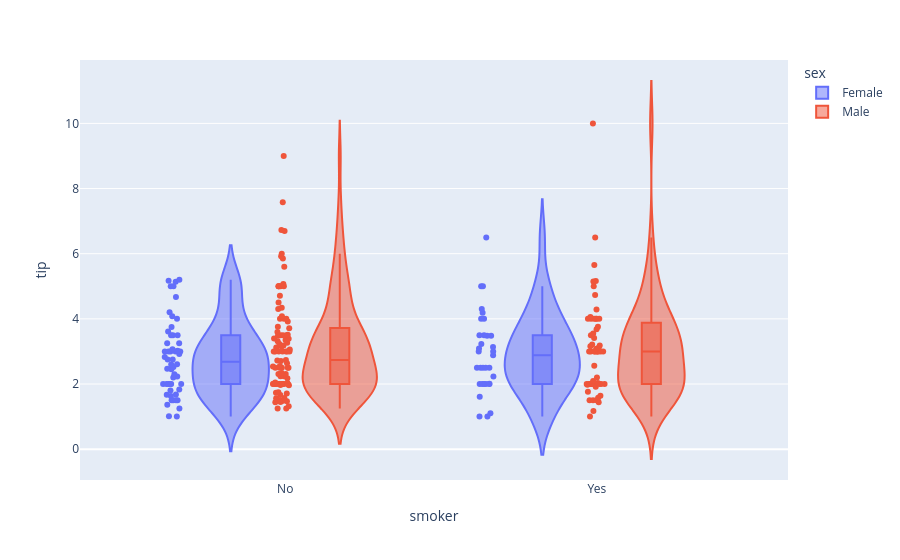

Notebook code cell kept with this figure:
### Markdown cell above
Multiple Violin Plots

### Code cell
df = px.data.tips()
fig = px.violin(df, y="tip", x="smoker", color="sex", box=True, points="all",
          hover_data=df.columns)
fig.show()

### Figure 1 — Plotly figure (JSON) as saved in the notebook; plotly's stock layout.template omitted (floating-point values rounded to 4 significant figures; data arrays with more than 128 entries replaced by an {"elided": "..."} marker saying what was removed)
{"data": [{"alignmentgroup": "True", "box": {"visible": true}, "customdata": {"elided": "87x5 mixed values"}, "hovertemplate": "sex=%{customdata[1]}<br>smoker=%{x}<br>tip=%{y}<br>total_bill=%{customdata[0]}<br>day=%{customdata[2]}<br>time=%{customdata[3]}<br>size=%{customdata[4]}<extra></extra>", "legendgroup": "Female", "marker": {"color": "#636efa"}, "name": "Female", "offsetgroup": "Female", "orientation": "v", "points": "all", "scalegroup": "True", "showlegend": true, "type": "violin", "x": ["No", "No", "No", "No", "No", "No", "No", "No", "No", "No", "No", "No", "No", "No", "No", "No", "Yes", "No", "Yes", "Yes", "No", "No", "No", "Yes", "Yes", "No", "Yes", "Yes", "Yes", "Yes", "No", "Yes", "No", "No", "No", "No", "No", "No", "No", "No", "No", "No", "No", "No", "No", "No", "No", "No", "No", "No", "No", "No", "No", "No", "No", "No", "No", "No", "No", "No", "No", "Yes", "Yes", "Yes", "Yes", "Yes", "Yes", "Yes", "Yes", "Yes", "Yes", "Yes", "Yes", "Yes", "Yes", "Yes", "Yes", "Yes", "Yes", "Yes", "No", "Yes", "Yes", "Yes", "No", "Yes", "No"], "x0": " ", "xaxis": "x", "y": [1.01, 3.61, 5.0, 3.02, 1.67, 3.5, 2.75, 2.23, 3.0, 3.0, 2.45, 3.07, 2.6, 5.2, 1.5, 2.47, 1.0, 3.0, 3.14, 5.0, 2.2, 1.83, 5.17, 1.0, 4.3, 3.25, 2.5, 3.0, 2.5, 3.48, 4.08, 4.0, 1.0, 4.0, 3.5, 1.5, 1.8, 2.92, 1.68, 2.52, 4.2, 2.0, 2.0, 2.83, 1.5, 2.0, 3.25, 1.25, 2.0, 2.0, 2.75, 3.5, 5.0, 2.3, 1.5, 1.36, 1.63, 5.14, 3.75, 2.61, 2.0, 3.0, 1.61, 2.0, 4.0, 3.5, 3.5, 4.19, 5.0, 2.0, 2.01, 2.0, 2.5, 3.23, 2.23, 2.5, 6.5, 1.1, 3.09, 3.48, 3.0, 2.5, 2.0, 2.88, 4.67, 2.0, 3.0], "y0": " ", "yaxis": "y"}, {"alignmentgroup": "True", "box": {"visible": true}, "customdata": {"elided": "157x5 mixed values"}, "hovertemplate": "sex=%{customdata[1]}<br>smoker=%{x}<br>tip=%{y}<br>total_bill=%{customdata[0]}<br>day=%{customdata[2]}<br>time=%{customdata[3]}<br>size=%{customdata[4]}<extra></extra>", "legendgroup": "Male", "marker": {"color": "#EF553B"}, "name": "Male", "offsetgroup": "Male", "orientation": "v", "points": "all", "scalegroup": "True", "showlegend": true, "type": "violin", "x": {"elided": "157 str values"}, "x0": " ", "xaxis": "x", "y": {"elided": "157 float values"}, "y0": " ", "yaxis": "y"}], "layout": {"legend": {"title": {"text": "sex"}, "tracegroupgap": 0}, "margin": {"t": 60}, "violinmode": "group", "xaxis": {"anchor": "y", "domain": [0, 1], "title": {"text": "smoker"}}, "yaxis": {"anchor": "x", "domain": [0, 1], "title": {"text": "tip"}}}}
